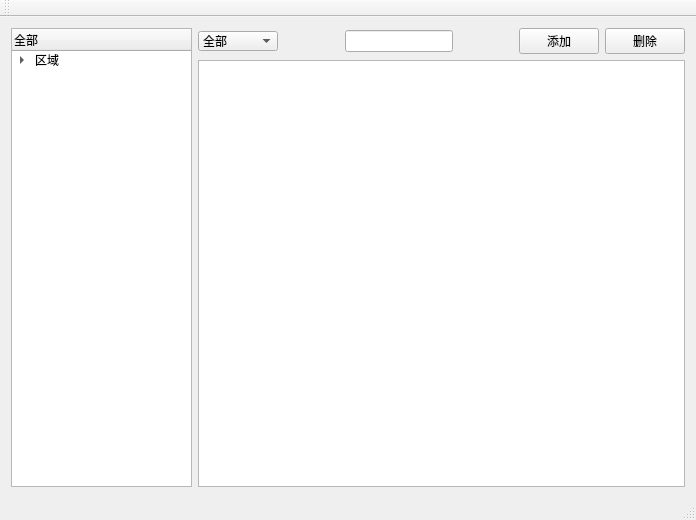
<?xml version="1.0" encoding="UTF-8"?>
<ui version="4.0">
 <class>MainWindow</class>
 <widget class="QMainWindow" name="MainWindow">
  <property name="geometry">
   <rect>
    <x>0</x>
    <y>0</y>
    <width>696</width>
    <height>520</height>
   </rect>
  </property>
  <property name="windowTitle">
   <string>MainWindow</string>
  </property>
  <widget class="QWidget" name="centralWidget">
   <layout class="QGridLayout" name="gridLayout">
    <item row="0" column="0" rowspan="2">
     <widget class="QTreeWidget" name="treeWidget">
      <property name="minimumSize">
       <size>
        <width>181</width>
        <height>450</height>
       </size>
      </property>
      <property name="maximumSize">
       <size>
        <width>181</width>
        <height>4500</height>
       </size>
      </property>
      <column>
       <property name="text">
        <string>全部</string>
       </property>
      </column>
      <item>
       <property name="text">
        <string>区域</string>
       </property>
       <item>
        <property name="text">
         <string>华东</string>
        </property>
        <item>
         <property name="text">
          <string>上海</string>
         </property>
        </item>
        <item>
         <property name="text">
          <string>江苏</string>
         </property>
        </item>
        <item>
         <property name="text">
          <string>浙江</string>
         </property>
        </item>
        <item>
         <property name="text">
          <string>山东</string>
         </property>
        </item>
        <item>
         <property name="text">
          <string>安徽</string>
         </property>
        </item>
       </item>
       <item>
        <property name="text">
         <string>华中</string>
        </property>
        <item>
         <property name="text">
          <string>湖南</string>
         </property>
        </item>
        <item>
         <property name="text">
          <string>湖北</string>
         </property>
        </item>
        <item>
         <property name="text">
          <string>江西</string>
         </property>
        </item>
        <item>
         <property name="text">
          <string>河南</string>
         </property>
        </item>
       </item>
       <item>
        <property name="text">
         <string>华南</string>
        </property>
        <item>
         <property name="text">
          <string>广东</string>
         </property>
        </item>
        <item>
         <property name="text">
          <string>广西</string>
         </property>
        </item>
        <item>
         <property name="text">
          <string>海南</string>
         </property>
        </item>
        <item>
         <property name="text">
          <string>福建</string>
         </property>
        </item>
       </item>
       <item>
        <property name="text">
         <string>华北</string>
        </property>
        <item>
         <property name="text">
          <string>北京</string>
         </property>
        </item>
        <item>
         <property name="text">
          <string>天津</string>
         </property>
        </item>
        <item>
         <property name="text">
          <string>河北</string>
         </property>
        </item>
        <item>
         <property name="text">
          <string>山西</string>
         </property>
        </item>
        <item>
         <property name="text">
          <string>陕西</string>
         </property>
        </item>
       </item>
       <item>
        <property name="text">
         <string>东北</string>
        </property>
        <item>
         <property name="text">
          <string>吉林</string>
         </property>
        </item>
        <item>
         <property name="text">
          <string>辽宁</string>
         </property>
        </item>
        <item>
         <property name="text">
          <string>黑龙江</string>
         </property>
        </item>
       </item>
       <item>
        <property name="text">
         <string>西北</string>
        </property>
        <item>
         <property name="text">
          <string>甘肃</string>
         </property>
        </item>
        <item>
         <property name="text">
          <string>宁夏</string>
         </property>
        </item>
        <item>
         <property name="text">
          <string>青海</string>
         </property>
        </item>
       </item>
       <item>
        <property name="text">
         <string>西南</string>
        </property>
        <item>
         <property name="text">
          <string>云南</string>
         </property>
        </item>
        <item>
         <property name="text">
          <string>贵州</string>
         </property>
        </item>
        <item>
         <property name="text">
          <string>四川</string>
         </property>
        </item>
        <item>
         <property name="text">
          <string>重庆</string>
         </property>
        </item>
       </item>
       <item>
        <property name="text">
         <string>自治区</string>
        </property>
        <item>
         <property name="text">
          <string>新疆</string>
         </property>
        </item>
        <item>
         <property name="text">
          <string>西藏</string>
         </property>
        </item>
        <item>
         <property name="text">
          <string>内蒙古</string>
         </property>
        </item>
       </item>
       <item>
        <property name="text">
         <string>行政特区</string>
        </property>
        <item>
         <property name="text">
          <string>香港</string>
         </property>
        </item>
        <item>
         <property name="text">
          <string>台湾</string>
         </property>
        </item>
        <item>
         <property name="text">
          <string>澳门</string>
         </property>
        </item>
       </item>
      </item>
     </widget>
    </item>
    <item row="0" column="1">
     <widget class="QComboBox" name="comboBox">
      <property name="minimumSize">
       <size>
        <width>80</width>
        <height>20</height>
       </size>
      </property>
      <property name="maximumSize">
       <size>
        <width>80</width>
        <height>20</height>
       </size>
      </property>
      <item>
       <property name="text">
        <string>全部</string>
       </property>
      </item>
      <item>
       <property name="text">
        <string>综合</string>
       </property>
      </item>
      <item>
       <property name="text">
        <string>理工</string>
       </property>
      </item>
      <item>
       <property name="text">
        <string>工业</string>
       </property>
      </item>
      <item>
       <property name="text">
        <string>科技</string>
       </property>
      </item>
      <item>
       <property name="text">
        <string>师范</string>
       </property>
      </item>
      <item>
       <property name="text">
        <string>农业</string>
       </property>
      </item>
      <item>
       <property name="text">
        <string>财经</string>
       </property>
      </item>
      <item>
       <property name="text">
        <string>航空</string>
       </property>
      </item>
      <item>
       <property name="text">
        <string>交通</string>
       </property>
      </item>
      <item>
       <property name="text">
        <string>邮电</string>
       </property>
      </item>
      <item>
       <property name="text">
        <string>其他</string>
       </property>
      </item>
     </widget>
    </item>
    <item row="0" column="2">
     <spacer name="horizontalSpacer_2">
      <property name="orientation">
       <enum>Qt::Horizontal</enum>
      </property>
      <property name="sizeHint" stdset="0">
       <size>
        <width>46</width>
        <height>20</height>
       </size>
      </property>
     </spacer>
    </item>
    <item row="0" column="3">
     <widget class="QLineEdit" name="lineEdit">
      <property name="clearButtonEnabled">
       <bool>true</bool>
      </property>
     </widget>
    </item>
    <item row="0" column="4">
     <spacer name="horizontalSpacer">
      <property name="orientation">
       <enum>Qt::Horizontal</enum>
      </property>
      <property name="sizeHint" stdset="0">
       <size>
        <width>46</width>
        <height>20</height>
       </size>
      </property>
     </spacer>
    </item>
    <item row="0" column="5">
     <widget class="QPushButton" name="addBtn">
      <property name="text">
       <string>添加</string>
      </property>
     </widget>
    </item>
    <item row="0" column="6">
     <widget class="QPushButton" name="delBtn">
      <property name="text">
       <string>删除</string>
      </property>
     </widget>
    </item>
    <item row="1" column="1" colspan="6">
     <widget class="QTableView" name="tableView"/>
    </item>
   </layout>
  </widget>
  <widget class="QMenuBar" name="menuBar">
   <property name="geometry">
    <rect>
     <x>0</x>
     <y>0</y>
     <width>696</width>
     <height>23</height>
    </rect>
   </property>
  </widget>
  <widget class="QToolBar" name="mainToolBar">
   <attribute name="toolBarArea">
    <enum>TopToolBarArea</enum>
   </attribute>
   <attribute name="toolBarBreak">
    <bool>false</bool>
   </attribute>
  </widget>
  <widget class="QStatusBar" name="statusBar"/>
 </widget>
 <layoutdefault spacing="6" margin="11"/>
 <resources/>
 <connections/>
</ui>
